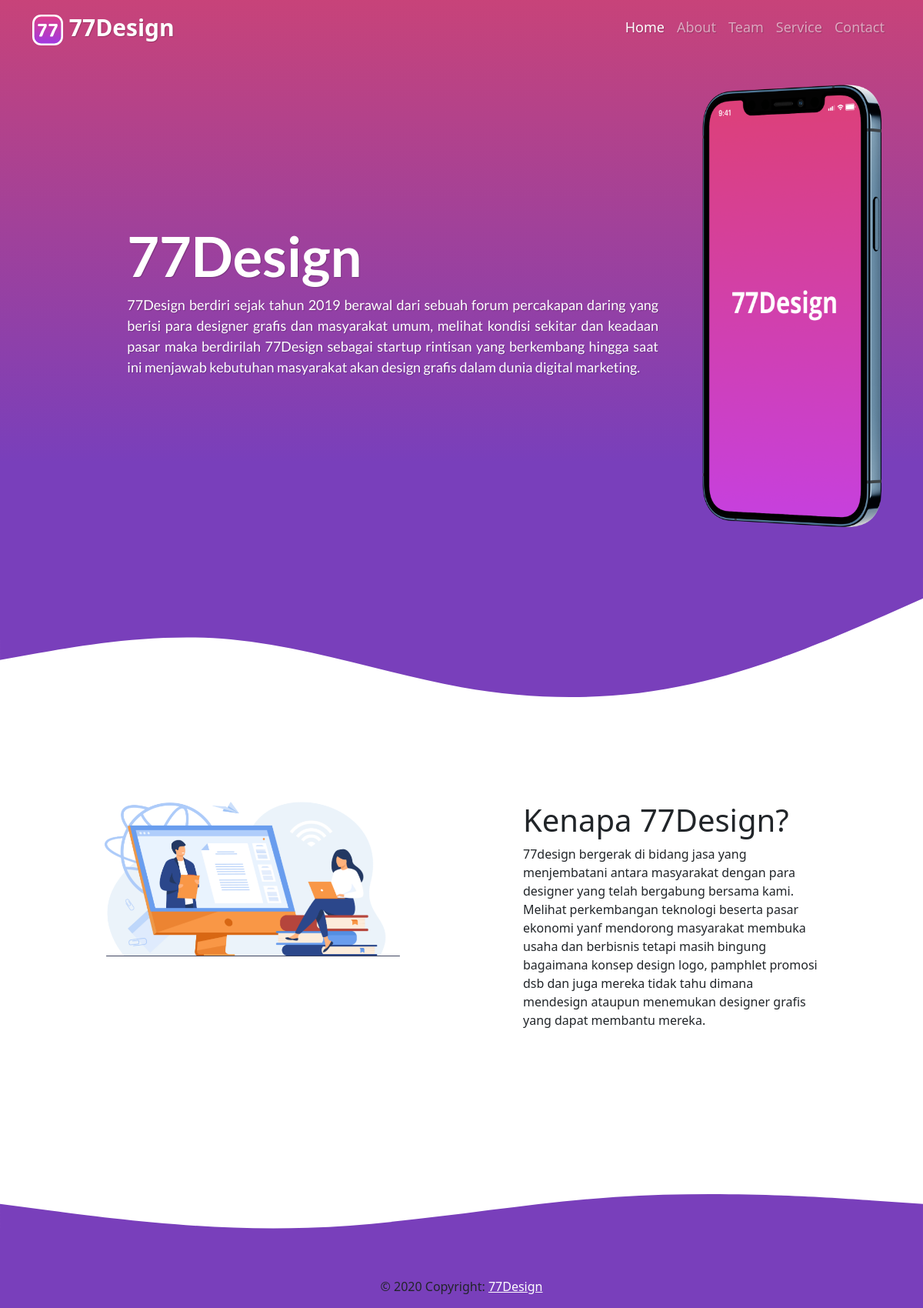
The page / on the database its author committed.
### tables this page shows
CREATE TABLE `home` (
  `id` int(11) NOT NULL,
  `judul` varchar(64) NOT NULL,
  `deskripsi` text NOT NULL,
  `section` int(11) NOT NULL
);

### index.php (the view, shortened to what this page needs)
<!DOCTYPE html>
<html lang="en">
<head>
  <link href="https://cdn.jsdelivr.net/npm/bootstrap@5.0.1/dist/css/bootstrap.min.css" rel="stylesheet" />
  <link rel="stylesheet" href="css/style.css" />
  <link rel="stylesheet" href="css/home.css" />
</head>
<body>
  <?php
  include 'config.php';
  $sqlS1 = "SELECT judul,deskripsi FROM home where section=1";
  $hasilS1 = mysqli_query($conn, $sqlS1) or exit("Error query: <b>" . $sqlS1 . "</b>.");
  $dataS1 = mysqli_fetch_assoc($hasilS1);
  $sqlS2 = "SELECT judul,deskripsi FROM home where section=2";
  $hasilS2 = mysqli_query($conn, $sqlS2) or exit("Error query: <b>" . $sqlS2 . "</b>.");
  $dataS2 = mysqli_fetch_assoc($hasilS2);
  ?>
  <nav class="navbar navbar-expand-lg navbar-dark">
    <div class="container">
      <a class="navbar-brand" href="#">
        <img src="assets/Group 1.svg" alt="" width="40" height="40" class="logo d-inline-block" />
        77Design</a>
      <div class="collapse navbar-collapse" id="navbarNav">
        <ul class="navbar-nav ms-auto">
          <li class="nav-item">
            <a class="nav-link active" href="index.php">Home</a>
          </li>
          <li class="nav-item">
            <a class="nav-link" href="about.php">About</a>
          </li>
          <li class="nav-item">
            <a class="nav-link" href="team.php">Team</a>
          </li>
          <li class="nav-item">
            <a class="nav-link" href="service.php">Service</a>
          </li>
          <li class="nav-item">
            <a class="nav-link" href="contact.php">Contact</a>
          </li>
        </ul>
      </div>
    </div>
  </nav>
  <section class="jumbotron">
    <div class="container pt-5">
      <div class="row align-items-center justify-content-center">
        <div class="col-8">
          <h1 class="juduljumbo"><?php echo $dataS1['judul']; ?></h1>
          <p class="tulisan-home">
            <?php echo $dataS1['deskripsi']; ?>
          </p>
        </div>
        <div class="col-2">
          <img src="assets/iPhone12Mockup.png" alt="77Design App" class="gambar-mockupapp" />
        </div>
      </div>
    </div>
  </section>
  <section id="about">
    <class class="container">
      <div class="row justify-content-evenly">
        <div class="col-lg-4 gambar-ttg">
          <div id="carouselExampleInterval" class="carousel " data-bs-ride="carousel">
            <div class="carousel-inner">
              <div class="carousel-item active">
                <img src="assets/ast4.png" class="d-block w-100" alt="..." />
              </div>
            </div>
          </div>
        </div>
        <div class=" col-lg-4 tulisan-about">
          <h1><?php echo $dataS2['judul']; ?></h1>
          <div class="">
            <P>
              <?php echo $dataS2['deskripsi']; ?>
            </P>
          </div>
        </div>
    </class>
  </section>
  <div class="text-center p-3" style="background-color: #793fbb;">
    © 2020 Copyright:
    <a class="text-white">77Design</a>
  </div>
</body>
</html>

### css/style.css (style rules this page uses)
@media (min-width: 992px) { .jumbotron { font-family: "Lato", sans-serif; color: white; background: rgb(121, 63, 187); background: linear-gradient(0deg, rgba(121, 63, 187, 1) 20%, rgba(200, 67, 121, 1) 100%); font-size: 1.5rem; background-size: cover; margin-top: -75px; padding: 4rem; text-shadow: 1px 1px 1px rgba(0, 0, 0, 0.2); } }
@media (min-width: 992px) { .navbar-brand { font-weight: 600; font-size: 30px; background-color: transparent !important; color: white !important; text-shadow: 1px 1px 1px rgba(0, 0, 0, 0.2); } }
@media (min-width: 992px) { .navbar { background-color: transparent !important; } }
@media (min-width: 992px) { .nav-link { text-shadow: 1px 1px 1px rgba(0, 0, 0, 0.2); font-size: 18px; } }

### css/home.css (style rules this page uses)
@media (min-width: 992px) { .jumbotron { font-family: "Lato", sans-serif; color: white; background: rgb(121, 63, 187); background: linear-gradient(0deg, rgba(121, 63, 187, 1) 20%, rgba(200, 67, 121, 1) 100%); font-size: 1.5rem; background-size: cover; margin-top: -75px; padding: 4rem; text-shadow: 1px 1px 1px rgba(0, 0, 0, 0.2); } }
@media (min-width: 992px) { body { overflow-x: hidden !important; } }
@media (min-width: 992px) { .navbar-brand { font-weight: 600; font-size: 30px; background-color: transparent !important; color: white !important; text-shadow: 1px 1px 1px rgba(0, 0, 0, 0.2); } }
@media (min-width: 992px) { .navbar { background-color: transparent !important; } }
@media (min-width: 992px) { .nav-link { text-shadow: 1px 1px 1px rgba(0, 0, 0, 0.2); font-size: 18px; } }
@media (min-width: 992px) { .juduljumbo { font-weight: bold; font-size: 72px; text-shadow: 1px 1px 1px rgba(0, 0, 0, 0.2); } }
@media (min-width: 992px) { .gambar-mockupapp { width: 300px !important; padding: 0rem 2rem; } }
@media (min-width: 992px) { .tulisan-home { font-size: 18px; text-align: justify; } }

### rows shown on the page
home: judul "77Design", deskripsi "77Design berdiri sejak tahun 2019 berawal dari sebuah forum percakapan daring yang berisi para designer grafis dan masyarakat umum, melihat kondisi sekitar dan keadaan pasar maka berdirilah 77Design sebagai startup rintisan yang berkembang hingga saat ini menjawab kebutuhan masyarakat akan design grafis dalam dunia digital marketing."
home: judul "Kenapa 77Design?", deskripsi "77design bergerak di bidang jasa yang menjembatani antara masyarakat dengan para designer yang telah bergabung bersama kami. Melihat perkembangan teknologi beserta pasar ekonomi yanf mendorong masyarakat membuka usaha dan berbisnis tetapi masih bingung bagaimana konsep design logo, pamphlet promosi dsb dan juga mereka tidak tahu dimana mendesign ataupun menemukan designer grafis yang dapat membantu mereka."
